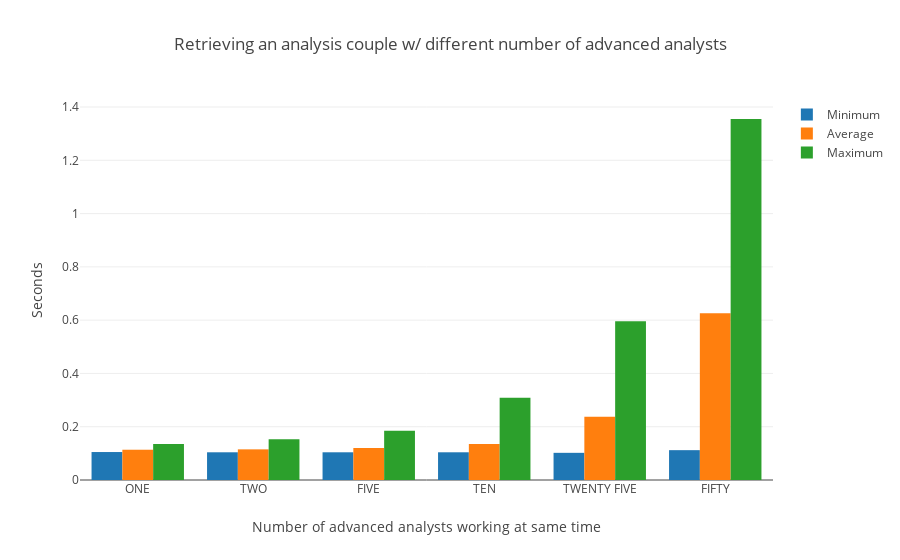

Notebook code cell kept with this figure:
### Markdown cell above
#### Get analysis couple times (minimum, average & maximum)

### Code cell
trace1 = go.Bar(
    x=num_analysts,
    y=min_get_ana,
    name='Minimum'
)
trace2 = go.Bar(
    x=num_analysts,
    y=avg_get_ana,
    name='Average'
)
trace3 = go.Bar(
    x=num_analysts,
    y=max_get_ana,
    name='Maximum'
)
data = [trace1, trace2, trace3]
layout = go.Layout(
    barmode='group',
    title='Retrieving an analysis couple w/ different number of advanced analysts',
    xaxis=dict(title=dict(text="Number of advanced analysts working at same time")),
    yaxis=dict(title=dict(text="Seconds"))
)

fig = go.Figure(data=data, layout=layout)
plotly.offline.iplot(fig, filename='grouped-bar')

### Figure 1 — Plotly figure (JSON) as saved in the notebook; plotly's stock layout.template omitted (floating-point values rounded to 4 significant figures)
{"data": [{"name": "Minimum", "type": "bar", "uid": "55bd14be-5b9f-4332-a285-d26cda6a75a6", "x": ["ONE", "TWO", "FIVE", "TEN", "TWENTY FIVE", "FIFTY"], "y": [0.105, 0.104, 0.104, 0.104, 0.102, 0.112]}, {"name": "Average", "type": "bar", "uid": "d2647d10-6d6a-4072-a415-e3dc37e077d4", "x": ["ONE", "TWO", "FIVE", "TEN", "TWENTY FIVE", "FIFTY"], "y": [0.1136, 0.115, 0.1205, 0.1354, 0.2377, 0.6263]}, {"name": "Maximum", "type": "bar", "uid": "d8c39fb8-1dce-4fd7-8a86-2c0b7cab3a93", "x": ["ONE", "TWO", "FIVE", "TEN", "TWENTY FIVE", "FIFTY"], "y": [0.135, 0.153, 0.185, 0.309, 0.596, 1.355]}], "layout": {"barmode": "group", "title": {"text": "Retrieving an analysis couple w/ different number of advanced analysts"}, "xaxis": {"title": {"text": "Number of advanced analysts working at same time"}}, "yaxis": {"title": {"text": "Seconds"}}}}
